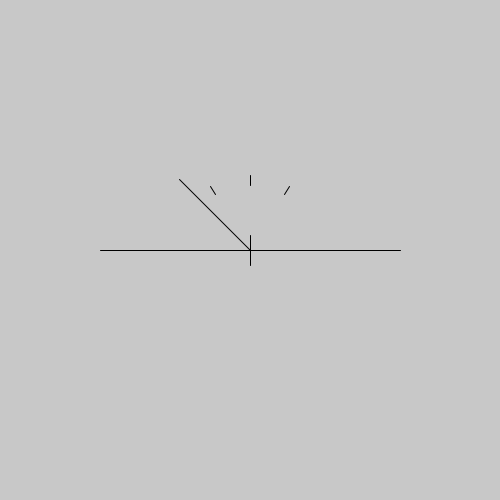
Frame 1 (no input)
Frame 60 (the mouse pressed at the canvas centre just before this capture): identical to frame 1, image omitted
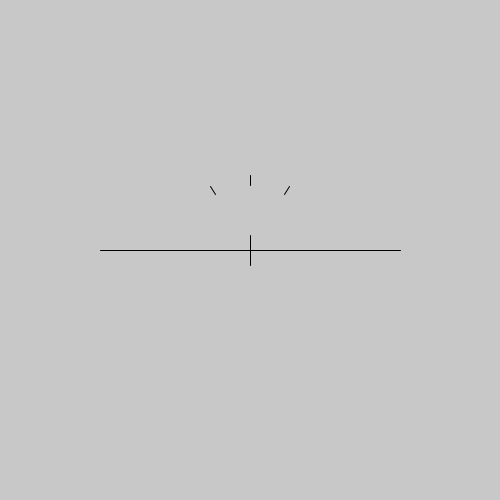
Frame 120 (the mouse held since frame 60 and released just before this capture)

The Processing sketch that drew these frames (run headless with seeded random() and noise(); from frame 60 on, the mouse is pressed at the canvas centre):

// Processing sketch: processing_150585
// ── processing_150585.pde

//BubleShooter. Cristobal Belda

float x,y;
float dt = 0.01;
float v = 0.005;
boolean disparo = false;
float dx = 0.0, dy=0.0;
float modMouse;

void setup(){
  size(500,500);
}
void draw(){
  
  background(200);
  
  //redibujado de ejes
  line(width/2-150, height/2, width/2+150, height/2); //eje X
  line(width/2, height/2-15 , width/2, height/2+15); //eje Y
  //lineas de posicion
  line(width/2, height/2-75, width/2, height/2-65);
  line(width/2+75*cos(45), height/2-75*sin(45), width/2+65*cos(45), height/2-65*sin(45));
  line(width/2-75*cos(45), height/2-75*sin(45), width/2-65*cos(45), height/2-65*sin(45));
  

  PVector mouse = new PVector(mouseX,mouseY);
  PVector center = new PVector(width/2,height/2);
  
  
  mouse.sub(center);
  modMouse = sqrt((mouse.x*mouse.x)+(mouse.y*mouse.y));
  //mouse.normalize();
  mouse.x /= modMouse;
  mouse.y /= modMouse;
  mouse.mult(100);
  
  
  translate(width/2,height/2);
  line(0,0,mouse.x,mouse.y);
  fill(255,0,0);
  
  if(mousePressed){
    disparo = true;
  }
  
  
  if(disparo==true){
    
    fill(255, 0, 0);
    ellipse(mouse.x + dx, mouse.y + dy, 15, 15);
    dx += v*dt + (mouse.x/8);
    dy += v*dt + (mouse.y/8);
    
    if(dx > width || dy > height){
      disparo=false;
      
    }
    else{
      disparo=false;
    }
  }
  else{
      disparo=false;
      dx=0.0;
      dy=0.0;
   }
  
}
